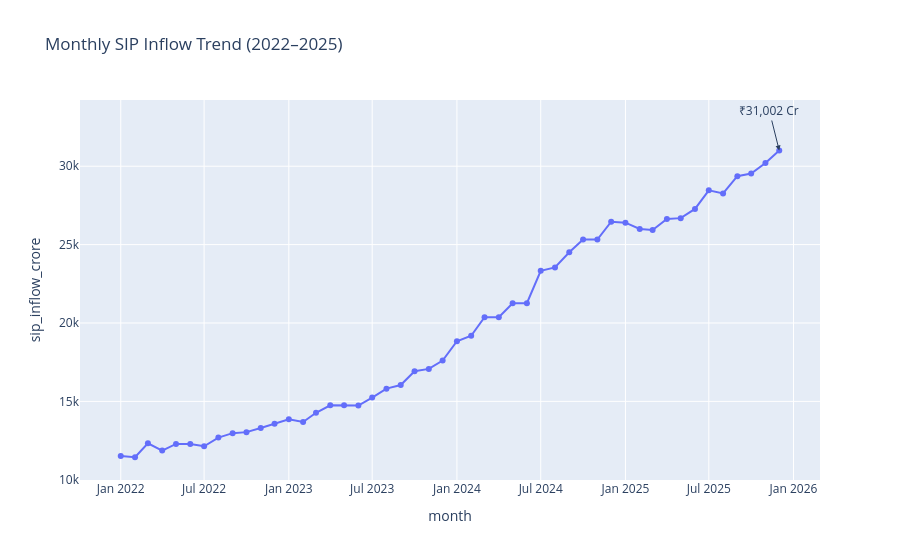

Notebook cell for this chart:
### Code cell
max_row = sip.loc[sip["sip_inflow_crore"].idxmax()]

fig.add_annotation(
    x=max_row["month"],
    y=max_row["sip_inflow_crore"],
    text=f"₹{max_row['sip_inflow_crore']:,} Cr",
    showarrow=True,
    arrowhead=2,
    ay=-40
)
